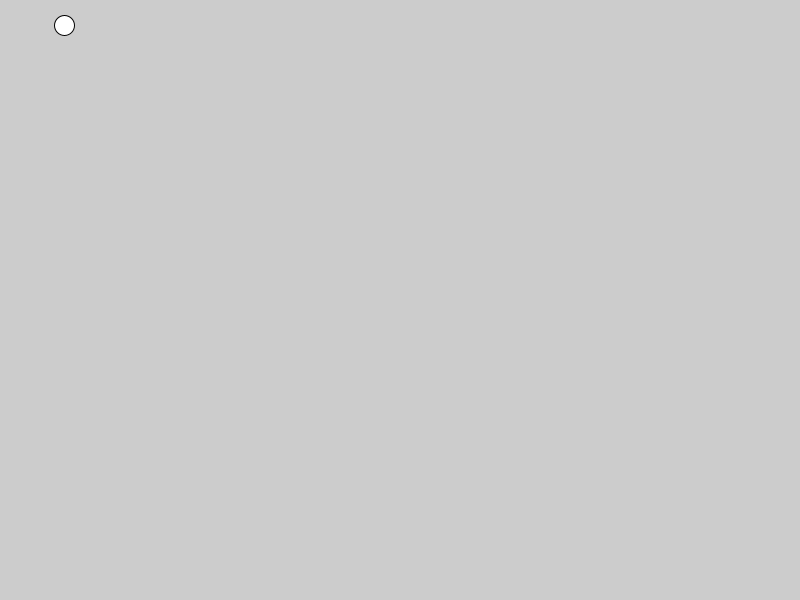
Frame 1 (no input)
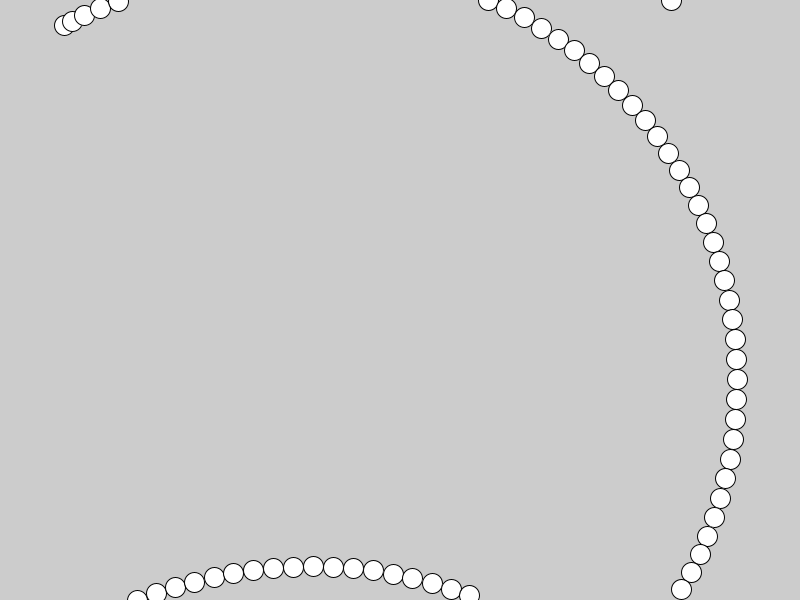
Frame 60 (the mouse pressed at the canvas centre just before this capture)
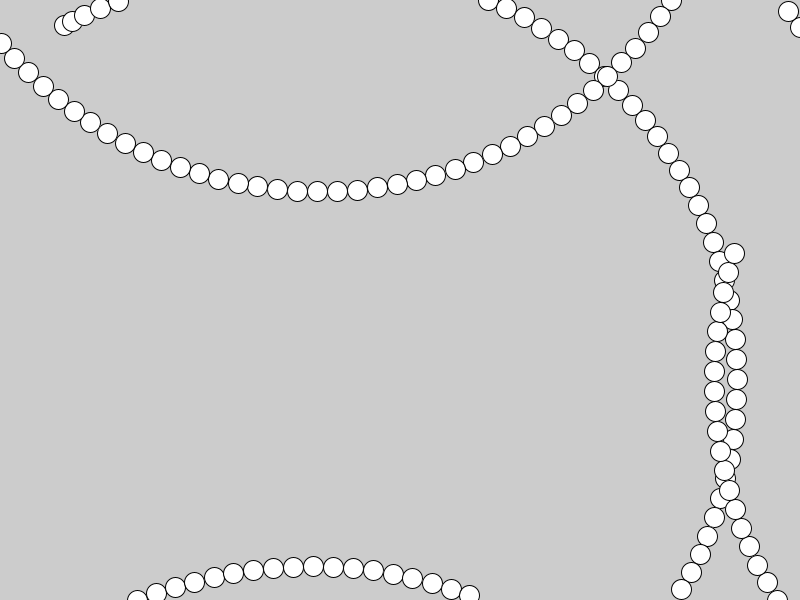
Frame 120 (the mouse held since frame 60 and released just before this capture)

The Processing sketch that drew these frames (run headless with seeded random() and noise(); from frame 60 on, the mouse is pressed at the canvas centre):

// Processing sketch: vector_field
// ── vector_field.pde
int rows = 10;
int columns = 10;

PVector[] field = new PVector[rows * columns];
PVector friction = new PVector();
Particle p = new Particle();

void setup() {
  size(800, 600);
}

void draw() {
  //background(200);

  ellipse(p.position.x, p.position.y, 20, 20);
  p.update();
}

// ── Particle.pde
class Particle {
  PVector position = new PVector();
  PVector velocity = new PVector();
  PVector acceleration = new PVector();
  float maxSpeed = 20;
  float circularVelocity;
  float circularAcceleration;

  Particle() {
    position.x = random(0, width);
    position.y = random(0, height);

    velocity.x = random(-5, 5);
    velocity.y = random(-5, 5);
    acceleration.x = random(-5, 5);
    acceleration.y = random(-5, 5);

    circularVelocity = random(0, HALF_PI) / 15;
    circularAcceleration = random(0, HALF_PI) / 15;
  }

  void update() {
    /*circularVelocity += circularAcceleration;

    if (circularVelocity > PI) {
      circularVelocity = 0;
    }*/

    acceleration.rotate(circularVelocity);

    velocity.add(acceleration);
    velocity.limit(maxSpeed);

    position.add(velocity);

    checkBorders();
  }

  void checkBorders() {
    if (position.x < 0) {
      position.x = width;
    }

    if (position.x > width) {
      position.x = 0;
    }

    if (position.y < 0) {
      position.y = height;
    }

    if (position.y > height) {
      position.y = 0;
    }
  }
}
